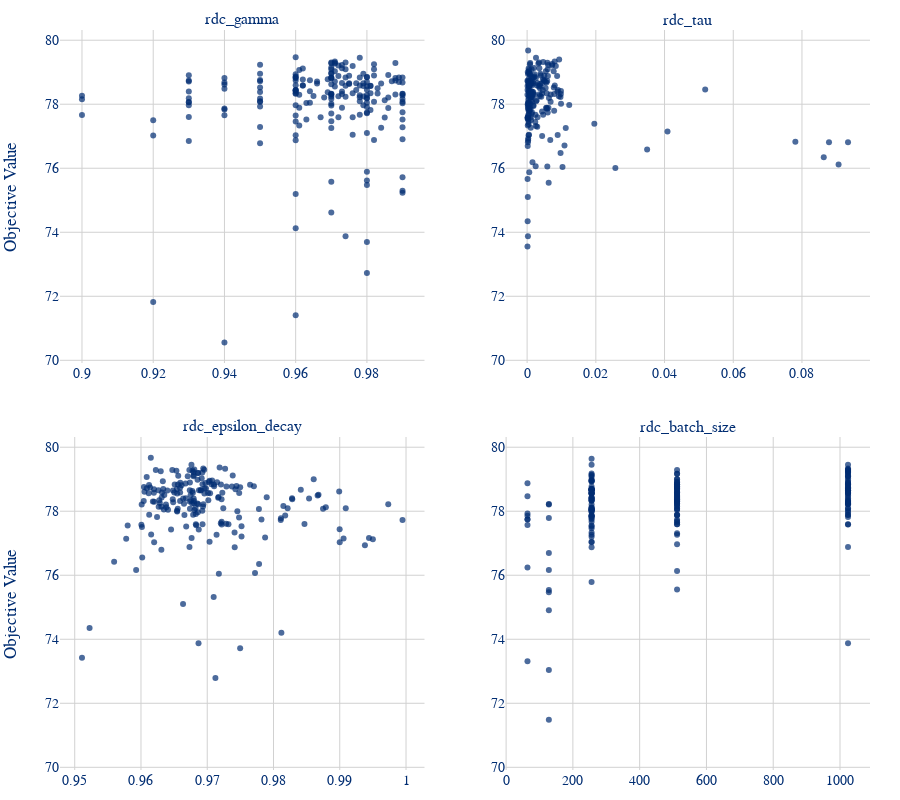

The code cell stored with this chart in its notebook:
### Code cell
rdc_top_params = ["rdc_gamma", "rdc_tau", "rdc_epsilon_decay", "rdc_batch_size"]

rdc_fig_slice_focused = create_grid_slice_plot(
    study=rdc_aggregated_study, top_params=rdc_top_params
)
rdc_fig_slice_focused.show()

### Figure 1 — Plotly figure (JSON) as saved in the notebook; plotly's stock layout.template omitted (floating-point values rounded to 4 significant figures; data arrays with more than 128 entries replaced by an {"elided": "..."} marker saying what was removed)
{"data": [{"marker": {"color": "#002D72", "opacity": 0.7}, "mode": "markers", "type": "scatter", "x": {"elided": "500 float values"}, "xaxis": "x", "y": {"elided": "500 float values"}, "yaxis": "y"}, {"marker": {"color": "#002D72", "opacity": 0.7}, "mode": "markers", "type": "scatter", "x": {"elided": "500 float values"}, "xaxis": "x2", "y": {"elided": "500 float values"}, "yaxis": "y2"}, {"marker": {"color": "#002D72", "opacity": 0.7}, "mode": "markers", "type": "scatter", "x": {"elided": "500 float values"}, "xaxis": "x3", "y": {"elided": "500 float values"}, "yaxis": "y3"}, {"marker": {"color": "#002D72", "opacity": 0.7}, "mode": "markers", "type": "scatter", "x": {"elided": "500 float values"}, "xaxis": "x4", "y": {"elided": "500 float values"}, "yaxis": "y4"}], "layout": {"annotations": [{"font": {"size": 16}, "showarrow": false, "text": "rdc_gamma", "x": 0.225, "xanchor": "center", "xref": "paper", "y": 1, "yanchor": "bottom", "yref": "paper"}, {"font": {"size": 16}, "showarrow": false, "text": "rdc_tau", "x": 0.775, "xanchor": "center", "xref": "paper", "y": 1, "yanchor": "bottom", "yref": "paper"}, {"font": {"size": 16}, "showarrow": false, "text": "rdc_epsilon_decay", "x": 0.225, "xanchor": "center", "xref": "paper", "y": 0.45, "yanchor": "bottom", "yref": "paper"}, {"font": {"size": 16}, "showarrow": false, "text": "rdc_batch_size", "x": 0.775, "xanchor": "center", "xref": "paper", "y": 0.45, "yanchor": "bottom", "yref": "paper"}], "height": 800, "margin": {"b": 30, "l": 60, "r": 30, "t": 30}, "showlegend": false, "width": 900, "xaxis": {"anchor": "y", "domain": [0, 0.45]}, "xaxis2": {"anchor": "y2", "domain": [0.55, 1]}, "xaxis3": {"anchor": "y3", "domain": [0, 0.45]}, "xaxis4": {"anchor": "y4", "domain": [0.55, 1]}, "yaxis": {"anchor": "x", "domain": [0.55, 1], "title": {"text": "Objective Value"}}, "yaxis2": {"anchor": "x2", "domain": [0.55, 1]}, "yaxis3": {"anchor": "x3", "domain": [0, 0.45], "title": {"text": "Objective Value"}}, "yaxis4": {"anchor": "x4", "domain": [0, 0.45]}}}
